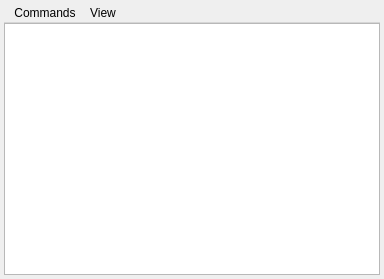
<ui version="4.0" >
 <class>ConsoleWindow</class>
 <widget class="QDialog" name="ConsoleWindow" >
  <property name="geometry" >
   <rect>
    <x>0</x>
    <y>0</y>
    <width>384</width>
    <height>279</height>
   </rect>
  </property>
  <property name="windowTitle" >
   <string>Messages</string>
  </property>
  <layout class="QVBoxLayout" >
   <property name="spacing" >
    <number>0</number>
   </property>
   <property name="leftMargin" >
    <number>4</number>
   </property>
   <property name="topMargin" >
    <number>4</number>
   </property>
   <property name="rightMargin" >
    <number>4</number>
   </property>
   <property name="bottomMargin" >
    <number>4</number>
   </property>
   <item>
    <widget class="QWidget" native="1" name="centralwidget" />
   </item>
   <item>
    <widget class="QMenuBar" name="menubar" >
     <widget class="QMenu" name="menuView" >
      <property name="title" >
       <string>View</string>
      </property>
      <addaction name="actionAll" />
      <addaction name="actionMessages" />
      <addaction name="actionWarnings" />
      <addaction name="actionErrors" />
      <addaction name="actionFatal_Errors" />
     </widget>
     <widget class="QMenu" name="menuCommand" >
      <property name="title" >
       <string>Commands</string>
      </property>
      <addaction name="actionRefresh" />
      <addaction name="actionAuto_Refresh" />
      <addaction name="actionClear" />
      <addaction name="separator" />
      <addaction name="actionExit" />
     </widget>
     <addaction name="menuCommand" />
     <addaction name="menuView" />
    </widget>
   </item>
   <item>
    <widget class="QTextEdit" name="textEdit" >
     <property name="undoRedoEnabled" >
      <bool>false</bool>
     </property>
     <property name="lineWrapMode" >
      <enum>QTextEdit::NoWrap</enum>
     </property>
     <property name="readOnly" >
      <bool>true</bool>
     </property>
    </widget>
   </item>
  </layout>
  <action name="actionAll" >
   <property name="checkable" >
    <bool>true</bool>
   </property>
   <property name="text" >
    <string>All</string>
   </property>
  </action>
  <action name="actionMessages" >
   <property name="checkable" >
    <bool>true</bool>
   </property>
   <property name="text" >
    <string>Messages</string>
   </property>
  </action>
  <action name="actionWarnings" >
   <property name="checkable" >
    <bool>true</bool>
   </property>
   <property name="text" >
    <string>Warnings</string>
   </property>
  </action>
  <action name="actionErrors" >
   <property name="checkable" >
    <bool>true</bool>
   </property>
   <property name="text" >
    <string>Errors</string>
   </property>
  </action>
  <action name="actionFatal_Errors" >
   <property name="checkable" >
    <bool>true</bool>
   </property>
   <property name="text" >
    <string>Fatal Errors</string>
   </property>
  </action>
  <action name="actionExit" >
   <property name="text" >
    <string>Exit</string>
   </property>
  </action>
  <action name="actionRefresh" >
   <property name="text" >
    <string>Refresh</string>
   </property>
  </action>
  <action name="actionAuto_Refresh" >
   <property name="checkable" >
    <bool>true</bool>
   </property>
   <property name="text" >
    <string>Auto Refresh</string>
   </property>
  </action>
  <action name="actionClear" >
   <property name="text" >
    <string>Clear</string>
   </property>
  </action>
 </widget>
 <resources/>
 <connections>
  <connection>
   <sender>actionExit</sender>
   <signal>triggered()</signal>
   <receiver>ConsoleWindow</receiver>
   <slot>close()</slot>
   <hints>
    <hint type="sourcelabel" >
     <x>-1</x>
     <y>-1</y>
    </hint>
    <hint type="destinationlabel" >
     <x>242</x>
     <y>196</y>
    </hint>
   </hints>
  </connection>
  <connection>
   <sender>actionAuto_Refresh</sender>
   <signal>triggered(bool)</signal>
   <receiver>ConsoleWindow</receiver>
   <slot>autorefresh(bool)</slot>
   <hints>
    <hint type="sourcelabel" >
     <x>-1</x>
     <y>-1</y>
    </hint>
    <hint type="destinationlabel" >
     <x>242</x>
     <y>196</y>
    </hint>
   </hints>
  </connection>
  <connection>
   <sender>actionRefresh</sender>
   <signal>triggered()</signal>
   <receiver>ConsoleWindow</receiver>
   <slot>refresh()</slot>
   <hints>
    <hint type="sourcelabel" >
     <x>-1</x>
     <y>-1</y>
    </hint>
    <hint type="destinationlabel" >
     <x>242</x>
     <y>196</y>
    </hint>
   </hints>
  </connection>
  <connection>
   <sender>actionAll</sender>
   <signal>triggered(bool)</signal>
   <receiver>ConsoleWindow</receiver>
   <slot>all(bool)</slot>
   <hints>
    <hint type="sourcelabel" >
     <x>-1</x>
     <y>-1</y>
    </hint>
    <hint type="destinationlabel" >
     <x>242</x>
     <y>196</y>
    </hint>
   </hints>
  </connection>
  <connection>
   <sender>actionMessages</sender>
   <signal>triggered(bool)</signal>
   <receiver>ConsoleWindow</receiver>
   <slot>message(bool)</slot>
   <hints>
    <hint type="sourcelabel" >
     <x>-1</x>
     <y>-1</y>
    </hint>
    <hint type="destinationlabel" >
     <x>242</x>
     <y>196</y>
    </hint>
   </hints>
  </connection>
  <connection>
   <sender>actionWarnings</sender>
   <signal>triggered(bool)</signal>
   <receiver>ConsoleWindow</receiver>
   <slot>warning(bool)</slot>
   <hints>
    <hint type="sourcelabel" >
     <x>-1</x>
     <y>-1</y>
    </hint>
    <hint type="destinationlabel" >
     <x>242</x>
     <y>196</y>
    </hint>
   </hints>
  </connection>
  <connection>
   <sender>actionErrors</sender>
   <signal>triggered(bool)</signal>
   <receiver>ConsoleWindow</receiver>
   <slot>error(bool)</slot>
   <hints>
    <hint type="sourcelabel" >
     <x>-1</x>
     <y>-1</y>
    </hint>
    <hint type="destinationlabel" >
     <x>242</x>
     <y>196</y>
    </hint>
   </hints>
  </connection>
  <connection>
   <sender>actionFatal_Errors</sender>
   <signal>triggered(bool)</signal>
   <receiver>ConsoleWindow</receiver>
   <slot>fatal(bool)</slot>
   <hints>
    <hint type="sourcelabel" >
     <x>-1</x>
     <y>-1</y>
    </hint>
    <hint type="destinationlabel" >
     <x>242</x>
     <y>196</y>
    </hint>
   </hints>
  </connection>
  <connection>
   <sender>actionClear</sender>
   <signal>triggered()</signal>
   <receiver>ConsoleWindow</receiver>
   <slot>clear()</slot>
   <hints>
    <hint type="sourcelabel" >
     <x>-1</x>
     <y>-1</y>
    </hint>
    <hint type="destinationlabel" >
     <x>191</x>
     <y>139</y>
    </hint>
   </hints>
  </connection>
 </connections>
</ui>
